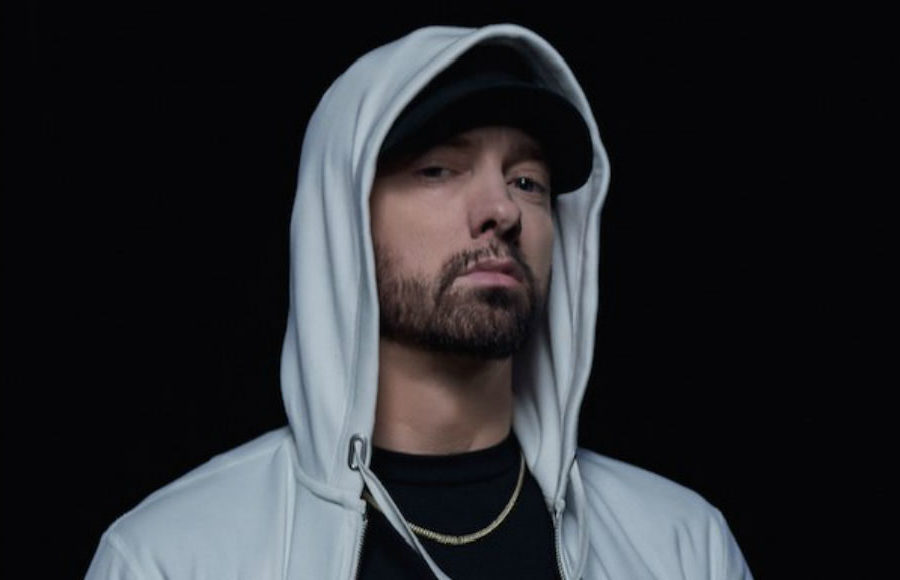
#> input picture eminem 1.jpg, 900 x 580 px
$ python image_compare.py
#> lines starting #> are read from the running program, lines starting #| are printed output that depends on the picture
import cv2
import numpy as np
from matplotlib import pyplot as plt
Image1 = cv2.imread("eminem 1.jpg")
#> Image1 is the input picture: shape (580, 900, 3); mean B, G, R 45.5, 41.8, 40.5
Image2 = cv2.imread("eminem 2.jpg")
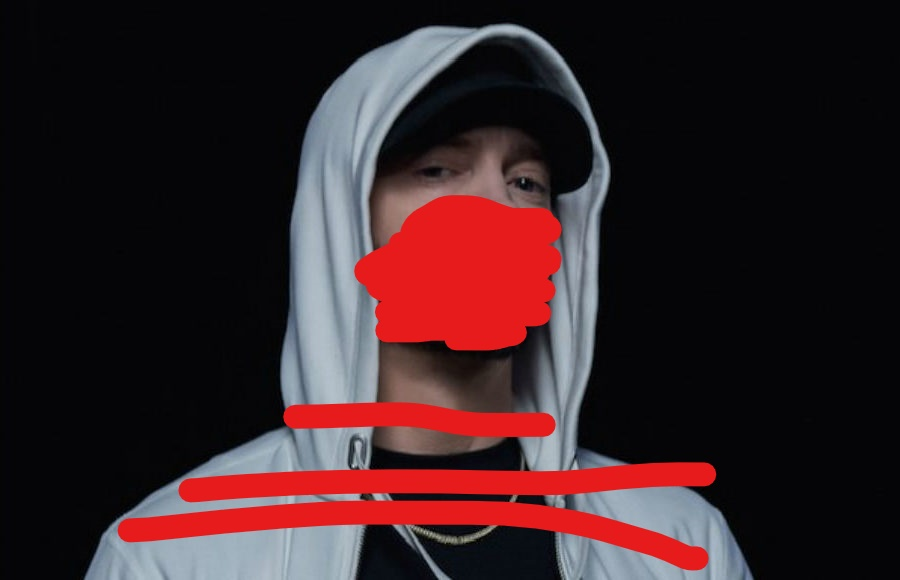
#> input picture eminem 2.jpg, 900 x 580 px
#> Image2 is the input picture: shape (580, 900, 3); mean B, G, R 37.6, 34.3, 55.2


mask = np.zeros(Image1.shape[:2],np.uint8)

sift = cv2.xfeatures2d.SIFT_create()
keypoint1, descriptor1 = sift.detectAndCompute(Image1,None)
#> keypoint1 = 302 keypoints; strongest (x, y, size): (429, 51, 37.6), (365, 493, 8.3), (373, 514, 12.7), (416, 145, 50.7)
keypoint2, descriptor2 = sift.detectAndCompute(Image2,None)
#> keypoint2 = 268 keypoints; strongest (x, y, size): (429, 51, 37.6), (329, 346, 68.9), (353, 466, 2), (378, 497, 5.7)

index_parameter = dict(algorithm = 0,trees = 5)
search_parameter = dict()
flann = cv2.FlannBasedMatcher(index_parameter,search_parameter)
matches = flann.knnMatch(descriptor1,descriptor2,k=2)
#> matches = 302 matches

good_point_array = []
for i, j in matches:
    if i.distance < 0.75*j.distance:
        good_point_array.append(i)
#> after the loop, good_point_array = 97 matches
resultant_match = cv2.drawMatches(Image1, keypoint1, Image2, keypoint2,good_point_array, None)
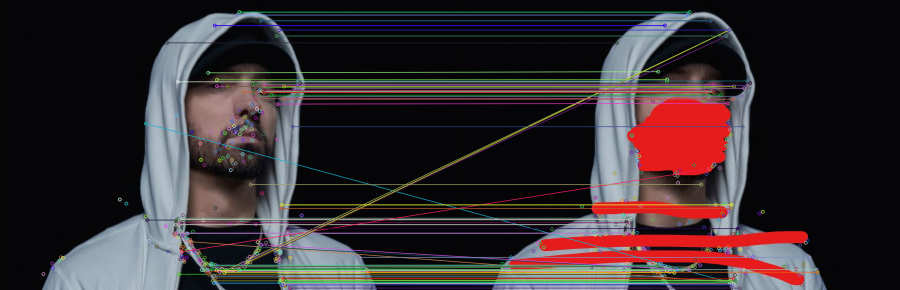
#> resultant_match: shape (580, 1800, 3) (shown at 1/2 size); mean B, G, R 47.4, 44.9, 54.1

cv2.imshow("resultant_match",resultant_match)
bgdModel = np.zeros((1,65),np.float64)
fgdModel = np.zeros((1,65),np.float64)
rect = (50,50,450,290)
cv2.grabCut(Image1,mask,rect,bgdModel,fgdModel,5,cv2.GC_INIT_WITH_RECT)
mask2 = np.where((mask==2)|(mask==0),0,1).astype('uint8')
img = Image1*mask2[:,:,np.newaxis]
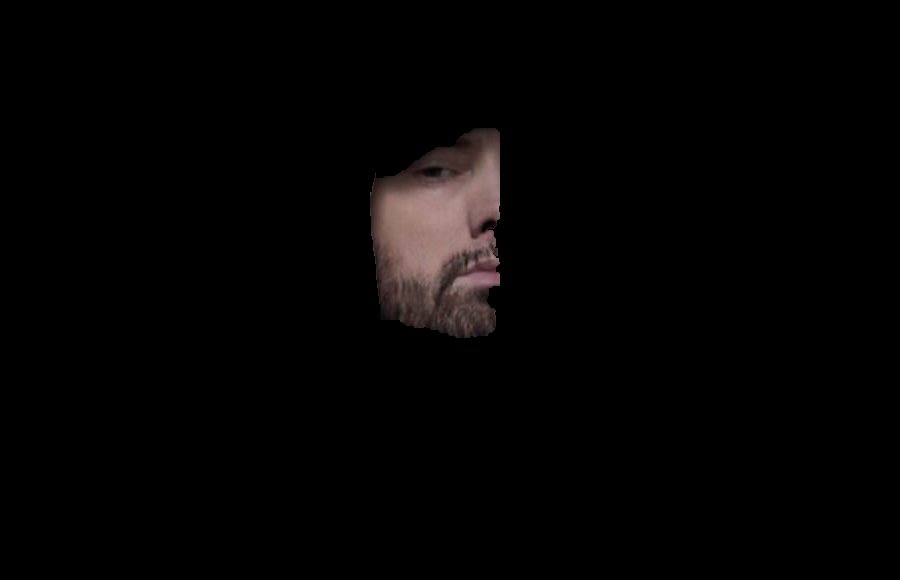
#> img: shape (580, 900, 3); mean B, G, R 3.3, 3.5, 4.5
plt.imshow(img),plt.colorbar(),plt.show()
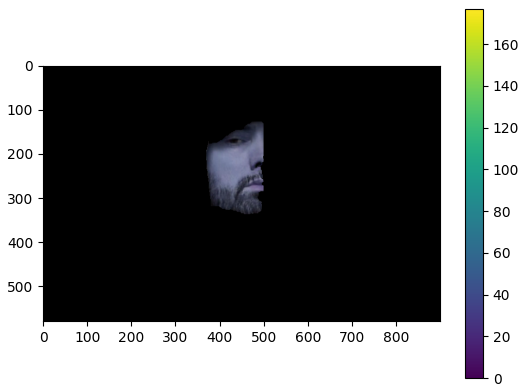
#> figure drawn by matplotlib, 2 panels; B, G, R data is drawn as R, G, B
